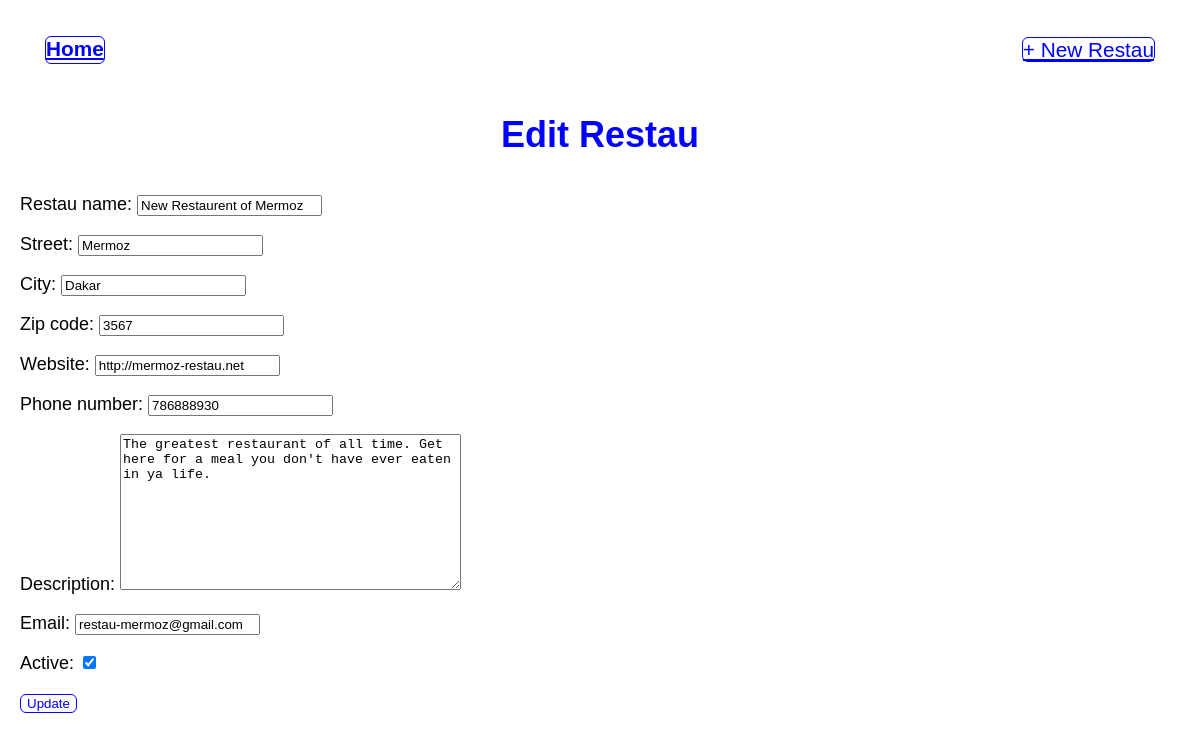
The page /classic/5/update/ on the database its author committed.
### restau/models.py (models this page shows, shortened)
class Restau(models.Model):
    restau_name = models.CharField(max_length=200, blank=False)
    street = models.CharField(max_length=400, blank=True)
    city = models.CharField(max_length=400, blank=True)
    zip_code = models.IntegerField(blank=False, default=0)
    website = models.URLField(max_length=420, blank=True)
    phone_number = models.CharField(validators=[RegexValidator(regex=r'^\221?\d{9,10}$')], max_length=10, blank=True)
    description = models.TextField(blank=True)
    email = models.EmailField(max_length=254, blank=True)
    active = models.BooleanField(default=True)

### classic_restau/views.py (the view)
# urls.py: path('<int:pk>/update/', ClassicRestauUpdateView.as_view(), name='restau_update'),
class ClassicRestauUpdateView(UpdateView):
    model = Restau
    fields = '__all__'
    template_name = 'restau_update.html'

### classic_restau/templates/restau_update.html (shortened to what this page needs)
{% extends 'base.html' %}
{% block content %}
<h1>Edit Restau</h1>
<form action="" method="post">
    {{ form.as_p }}
    <input type="submit" value="Update" id="input">
</form>
{% endblock %}

### static/css/base.css (style rules this page uses)
* { box-sizing: border-box; }
body { font-family: 'Source Sans Pro', sans-serif; font-size: 18px; margin-left: 20px; margin-right: 20px; }
h1, h2 { display: flex; align-items: center; justify-content: center; height : 70px; color: blue; }
#input { background-color: transparent; color: blue; border: 1px solid blue; border-radius: 6px; }
form { resize: none; }

### rows shown on the page
Restau: restau_name "New Restaurent of Mermoz", street "Mermoz", city "Dakar", zip_code "3567", website "http://mermoz-restau.net", phone_number "786888930", description "The greatest restaurant of all time. Get here for a meal you don't have ever eaten in ya life.", email "restau-mermoz@gmail.com", active "☑"
